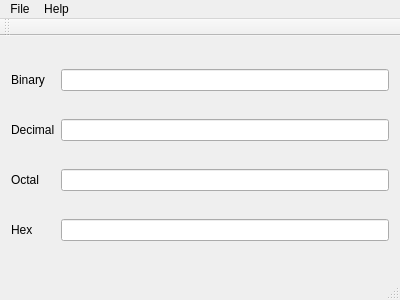
<?xml version="1.0" encoding="UTF-8"?>
<ui version="4.0">
 <class>MainWindow</class>
 <widget class="QMainWindow" name="MainWindow">
  <property name="geometry">
   <rect>
    <x>0</x>
    <y>0</y>
    <width>400</width>
    <height>300</height>
   </rect>
  </property>
  <property name="windowTitle">
   <string>Swiss Army Knife Converter</string>
  </property>
  <widget class="QWidget" name="centralWidget">
   <layout class="QGridLayout" name="gridLayout">
    <item row="0" column="0">
     <widget class="QLabel" name="label_bin">
      <property name="text">
       <string>Binary</string>
      </property>
     </widget>
    </item>
    <item row="0" column="1">
     <widget class="QLineEdit" name="lineEdit_bin"/>
    </item>
    <item row="1" column="0">
     <widget class="QLabel" name="label_dec">
      <property name="text">
       <string>Decimal</string>
      </property>
     </widget>
    </item>
    <item row="1" column="1">
     <widget class="QLineEdit" name="lineEdit_dec"/>
    </item>
    <item row="2" column="0">
     <widget class="QLabel" name="label_oct">
      <property name="text">
       <string>Octal</string>
      </property>
     </widget>
    </item>
    <item row="2" column="1">
     <widget class="QLineEdit" name="lineEdit_oct"/>
    </item>
    <item row="3" column="0">
     <widget class="QLabel" name="label_hex">
      <property name="text">
       <string>Hex</string>
      </property>
     </widget>
    </item>
    <item row="3" column="1">
     <widget class="QLineEdit" name="lineEdit_hex"/>
    </item>
   </layout>
  </widget>
  <widget class="QMenuBar" name="menuBar">
   <property name="geometry">
    <rect>
     <x>0</x>
     <y>0</y>
     <width>400</width>
     <height>21</height>
    </rect>
   </property>
   <widget class="QMenu" name="menuFile">
    <property name="title">
     <string>File</string>
    </property>
    <widget class="QMenu" name="menuConversion">
     <property name="title">
      <string>Conversion</string>
     </property>
     <widget class="QMenu" name="menuMath">
      <property name="title">
       <string>Maths</string>
      </property>
      <addaction name="actionBinary_Decimal_Octal_Hexadecimal"/>
     </widget>
     <widget class="QMenu" name="menuPhysics">
      <property name="title">
       <string>Physics</string>
      </property>
      <addaction name="actionCelsius_Fahrenheit_Kelvin"/>
     </widget>
     <addaction name="menuMath"/>
     <addaction name="menuPhysics"/>
    </widget>
    <addaction name="menuConversion"/>
    <addaction name="separator"/>
    <addaction name="actionExit"/>
   </widget>
   <widget class="QMenu" name="menuHelp">
    <property name="title">
     <string>Help</string>
    </property>
    <addaction name="actionAbout"/>
   </widget>
   <addaction name="menuFile"/>
   <addaction name="menuHelp"/>
  </widget>
  <widget class="QToolBar" name="mainToolBar">
   <attribute name="toolBarArea">
    <enum>TopToolBarArea</enum>
   </attribute>
   <attribute name="toolBarBreak">
    <bool>false</bool>
   </attribute>
  </widget>
  <widget class="QStatusBar" name="statusBar"/>
  <action name="actionBinary_Decimal_Octal_Hexadecimal">
   <property name="text">
    <string>Binary / Decimal / Octal / Hexadecimal</string>
   </property>
  </action>
  <action name="actionCelsius_Fahrenheit_Kelvin">
   <property name="text">
    <string>Celsius / Fahrenheit / Kelvin</string>
   </property>
  </action>
  <action name="actionAbout">
   <property name="text">
    <string>About</string>
   </property>
  </action>
  <action name="actionExit">
   <property name="text">
    <string>Exit</string>
   </property>
  </action>
 </widget>
 <layoutdefault spacing="6" margin="11"/>
 <resources/>
 <connections/>
</ui>
